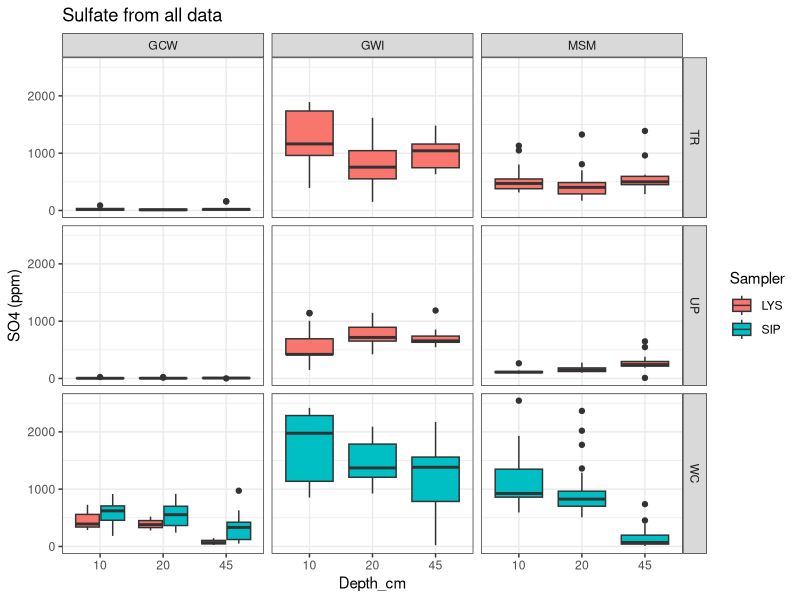
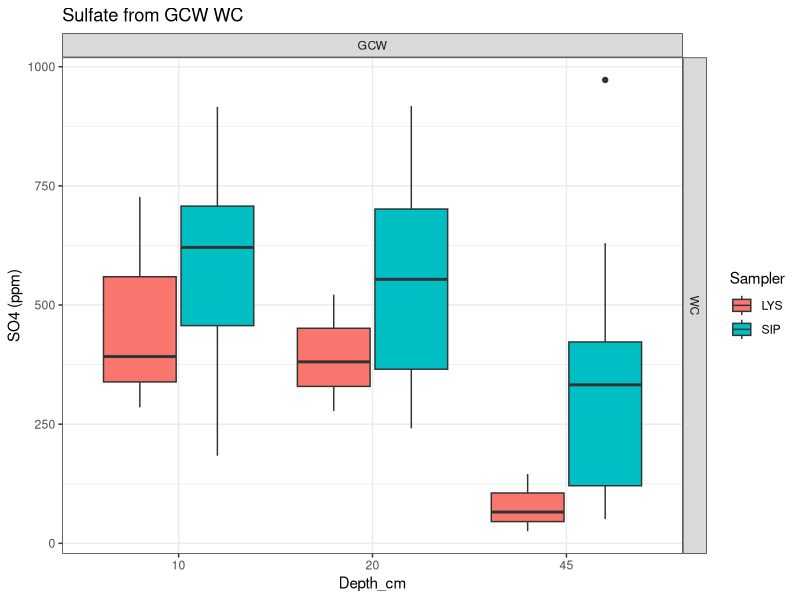
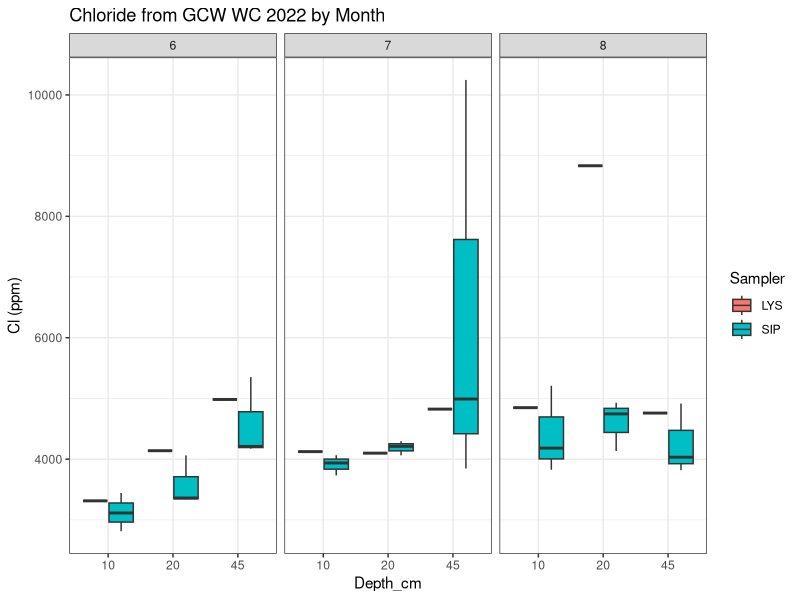
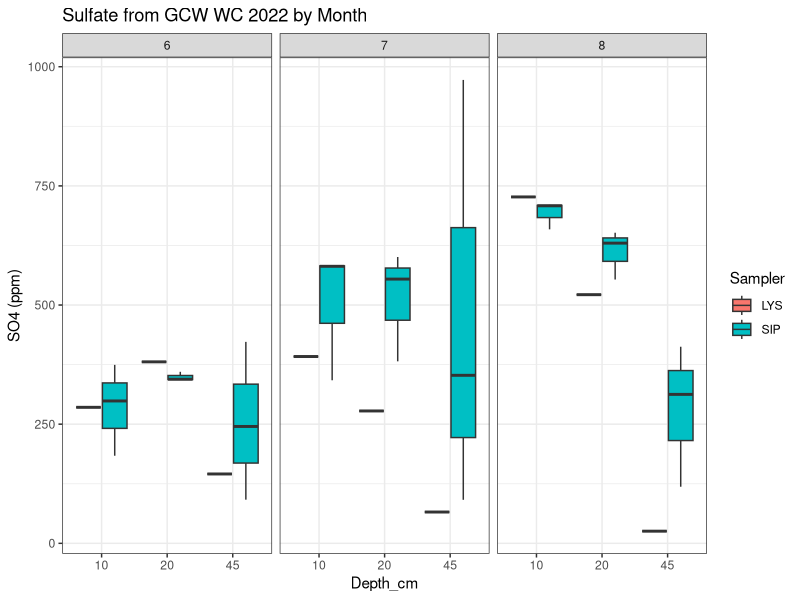
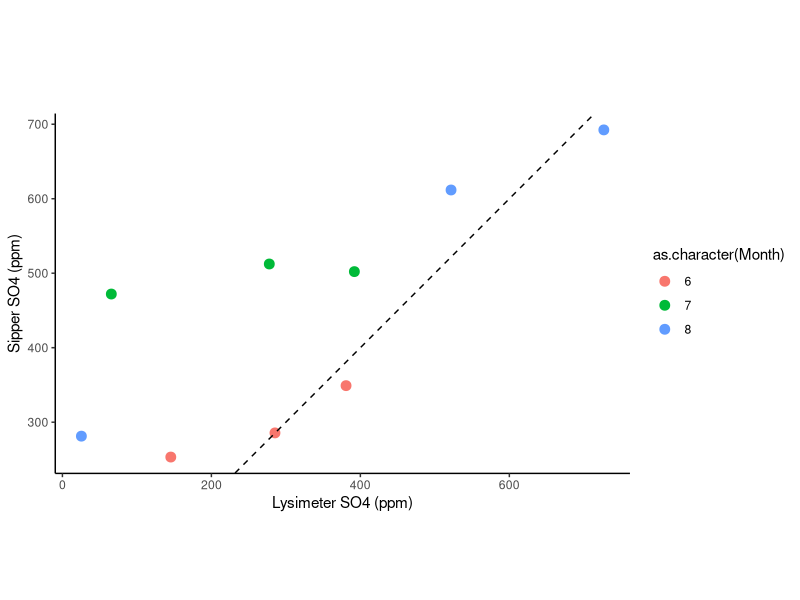
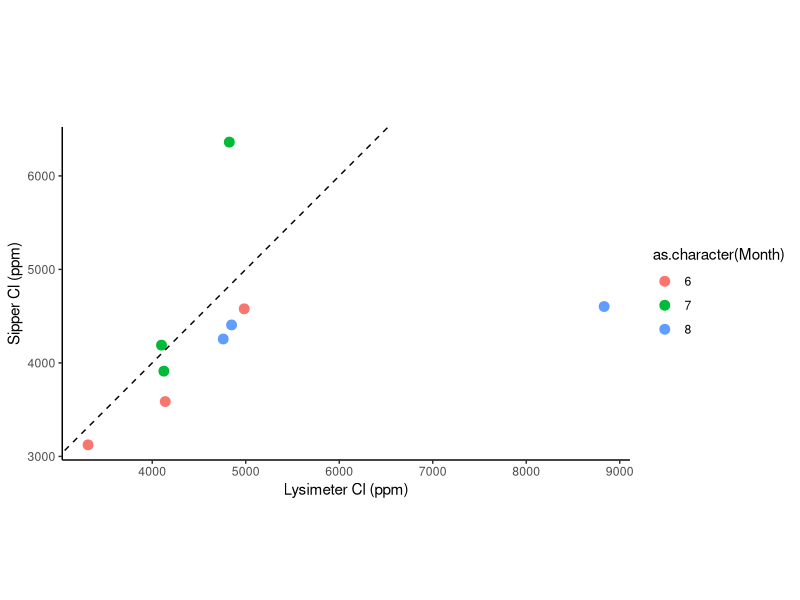

Generate these figures, in order, with R: (Note: this script raises an error after producing the figures.)
## ---- chunk 1
library(dplyr)
library(ggplot2)
library(ggpubr)
library(stringr)
library(readxl)
library(tidyr)
library(tibble)
library(lubridate)
## ---- chunk 2

##Lysimeter Data
lys <- read.csv("../COMPASS_SynopticCB_AllData_AllYears.csv")
lys_2022 <- lys %>% 
  filter(str_detect(Sample_ID, "2022")) %>% 
  mutate(Replicate = paste0("LYS", Lysimeter)) %>% 
  select(-Lysimeter) %>% 
  filter(Zone != "SW")
colnames(lys_2022)

##Sipper Data
sip_2022 <- read.csv("COMPASS_SynopticCB_Sipper_Data.csv")
colnames(sip_2022)

all_2022 <- bind_rows(lys_2022, sip_2022)

##Add labels for sampler types
all_data_long <- all_2022 %>%  
  mutate(Sampler = substring(Replicate, 1, 3),
         Replicate = substring(Replicate, 4, nchar(Replicate))) %>%  
  mutate(Depth_cm = as.character(Depth_cm), 
         Month = as.character(Month))

## ---- chunk 3

boxplot_SO4_all <- ggplot(all_data_long, aes(x = Depth_cm, y = SO4_ppm, fill = Sampler)) +
  geom_boxplot(position = position_dodge(width = 0.8)) +
  facet_grid(Zone ~ Site) +
  labs(y = "SO4 (ppm)", fill = "Sampler", title = "Sulfate from all data") +
  theme_bw()

boxplot_SO4_all

##Subset for only site and zone that overlap
df_sub <- subset(all_data_long, Site == "GCW" & Zone == "WC")

boxplot_SO4_GCW_WC <- ggplot(df_sub, aes(x = Depth_cm, y = SO4_ppm, fill = Sampler)) +
  geom_boxplot(position = position_dodge(width = 0.8)) +
  facet_grid(Zone ~ Site) +
  labs(y = "SO4 (ppm)", fill = "Sampler", title = "Sulfate from GCW WC") +
  theme_bw()

boxplot_SO4_GCW_WC

##Subset for only dates that overlap
dates <- c("202206","202207", "202208") 
df_sub <- all_data_long %>% 
  filter(Site == "GCW" & Zone == "WC" & Month == "6" | Site == "GCW" & Zone == "WC" & Month == "7"| Site == "GCW" & Zone == "WC" & Month == "8")

boxplot_Cl <- ggplot(df_sub, aes(x = Depth_cm, y = Cl_ppm, fill = Sampler)) +
  geom_boxplot(position = position_dodge(width = 0.8)) +
  facet_wrap(~ Month) +
  labs(y = "Cl (ppm)", fill = "Sampler", title = "Chloride from GCW WC 2022 by Month") +
  theme_bw()

boxplot_Cl

boxplot_SO4 <- ggplot(df_sub, aes(x = Depth_cm, y = SO4_ppm, fill = Sampler)) +
  geom_boxplot(position = position_dodge(width = 0.8)) +
  facet_wrap(~ Month) +
  labs(y = "SO4 (ppm)", fill = "Sampler", title = "Sulfate from GCW WC 2022 by Month") +
  theme_bw()

boxplot_SO4

##Average by sampler type at each depth
df_avg <- df_sub %>% 
  group_by(Sampler, Month, Depth_cm) %>% 
  summarize(SO4_ppm_avg = mean(SO4_ppm, na.rm = TRUE), 
            Cl_ppm_avg = mean(Cl_ppm, na.rm = TRUE))

df_avg_lys <- df_avg %>% 
  filter(Sampler == "LYS") %>%
  rename_with(
    .cols = c(4:(ncol(.))),
    .fn = ~paste0("LYS_", .))  %>%
  ungroup(Sampler)%>%
  select(-Sampler)

df_avg_sip <- df_avg %>% 
  filter(Sampler == "SIP") %>%
  rename_with(
    .cols = c(4:(ncol(.))),
    .fn = ~paste0("SIP_", .)) %>%
  ungroup(Sampler) %>% 
  select(-Sampler)

df_avg1 <- df_avg_lys %>% 
  left_join(df_avg_sip)

##1:1 Plot
so4_scatter_plot <- ggplot(df_avg1, aes(x = LYS_SO4_ppm_avg, y = SIP_SO4_ppm_avg, color = as.character(Month))) +
  geom_point(size = 3) +
  geom_abline(slope = 1, intercept = 0, linetype = "dashed") +
  # coord_cartesian(xlim = combined_limits, ylim = combined_limits) +
  coord_fixed(ratio = 1) + 
  labs(
    x = "Lysimeter SO4 (ppm)",
    y = "Sipper SO4 (ppm)",
    title = ""
  ) + 
  theme_classic()

so4_scatter_plot

cl_scatter_plot <- ggplot(df_avg1, aes(x = LYS_Cl_ppm_avg, y = SIP_Cl_ppm_avg, color = as.character(Month))) +
  geom_point(size = 3) +
  geom_abline(slope = 1, intercept = 0, linetype = "dashed") +
  # coord_cartesian(xlim = combined_limits, ylim = combined_limits) +
  coord_fixed(ratio = 1) + 
  labs(
    x = "Lysimeter Cl (ppm)",
    y = "Sipper Cl (ppm)",
    title = ""
  ) + 
  theme_classic()

cl_scatter_plot
## ---- chunk 4
files <- list.files(path = "../Nutrients/Synoptic-CB/2022/Processed Data", pattern = "\\.csv$", full.names = TRUE)

# 3. Read and combine all CSVs
all_data <- files %>%
  lapply(read.csv, colClasses = "character") %>%    # or read.csv if you prefer base R
  bind_rows()             # combine into one data frame

all_data <- all_data %>%
  select("Date" ,"Site", "Zone" , "Replicate", "Depth", "Sample_Name",  "NH3_uM", "PO4_uM", "NOx_uM")

colnames(all_data)

all_data$NH3_uM <- as.numeric(all_data$NH3_uM)
all_data$PO4_uM <- as.numeric(all_data$PO4_uM)
all_data$NOx_uM <- as.numeric(all_data$NOx_uM)

##Fix sample IDs
all_data$Site <- gsub("GCerw", "GCW", all_data$Site)
all_data$Site <- gsub("Gcrew", "GCW", all_data$Site)
all_data$Site <- gsub("GCrew", "GCW", all_data$Site)

##Add labels for sampler types
all_data_long <- all_data %>%  
  mutate(Sampler = substring(Replicate, 1, 3),
         Replicate = substring(Replicate, 4, nchar(Replicate)))%>%  
  filter(Sampler %in% c("Lys", "Sip"))

## ---- chunk 5

boxplot_NH3_all <- ggplot(all_data_long, aes(x = Depth, y = NH3_uM, fill = Sampler)) +
  geom_boxplot(position = position_dodge(width = 0.8)) +
  facet_grid(Zone ~ Site) +
  labs(y = "NH3_uM (uM)", fill = "Sampler", title = "NH3_uM from all data") +
  theme_bw()

boxplot_NH3_all

##Subset for only site and zone that overlap
df_sub <- subset(all_data_long, Site == "GCW" & Zone == "WC")

boxplot_NH3_GCW_WC <- ggplot(df_sub, aes(x = Depth, y = NH3_uM, fill = Sampler)) +
  geom_boxplot(position = position_dodge(width = 0.8)) +
  facet_grid(Zone ~ Site + Date) +
  labs(y = "NH3 (uM)", fill = "Sampler", title = "NH3_uM from GCW WC") +
  theme_bw()

boxplot_NH3_GCW_WC

##Subset for only dates that overlap
dates <- c("202206","202207", "202208") 
df_sub <- subset(all_data_long, Site == "GCW" & Zone == "WC" & Date %in% dates)
# str(df_sub)

boxplot_NH3 <- ggplot(df_sub, aes(x = Depth, y = NH3_uM, fill = Sampler)) +
  geom_boxplot(position = position_dodge(width = 0.8)) +
  facet_wrap(~ Date) +
  labs(y = "NH3 (uM)", fill = "Sampler", title = "NH3 from GCW WC 2022") +
  theme_bw()

boxplot_NH3

boxplot_SO4 <- ggplot(df_sub, aes(x = Depth, y = SO4_ppm, fill = Sampler)) +
  geom_boxplot(position = position_dodge(width = 0.8)) +
  facet_wrap(~ Date) +
  labs(y = "SO4 (ppm)", fill = "Sampler", title = "Sulfate from GCW WC 2022") +
  theme_bw()

boxplot_SO4

# Save as a PNG
png("Lysimeter_vs_Sipper_Cl.png", width = 2000, height = 1200, res = 200) 
print(boxplot_Cl)  # For ggplot objects, use print()
dev.off() 

# Save as a PNG
png("Lysimeter_vs_Sipper_SO4.png", width = 2000, height = 1200, res = 200) 
print(boxplot_SO4)  # For ggplot objects, use print()
dev.off() 

## ---- chunk 6

data_abbrev <- data_plotting %>% 
  dplyr::select(Acid_state_1, FE_2_mean, FE_3_mean, FE_tot_mean, new_ID) %>% 
  filter(Acid_state_1 != "No Acid")

# head(data_abbrev)


##Reshape Data
df_long <- data_abbrev %>%
  dplyr::select(new_ID, Acid_state_1, FE_2_mean, FE_3_mean, FE_tot_mean) %>%
  pivot_longer(
    cols = c(FE_2_mean, FE_3_mean, FE_tot_mean),
    names_to = "Fe_type",
    values_to = "value"
  )

df_wide <- df_long %>%
  pivot_wider(
    names_from = Acid_state_1,
    values_from = value
  )

##Select only Total FE Data
df_Fe_tot <- df_wide %>% 
    filter(Fe_type == "FE_tot_mean")

##Plot Total FE Data
scatter_Fetot_plot <- ggplot(df_Fe_tot, aes(x = `Acidified in Field`, y = `Acidified Later in Lab`)) +
  geom_point(size = 3) +
  geom_abline(slope = 1, intercept = 0, linetype = "dashed") +
  # coord_cartesian(xlim = combined_limits, ylim = combined_limits) +
  coord_fixed(ratio = 1) + 
  labs(
    x = "Acidified in Field",
    y = "Acidified Later in Lab",
    title = "Total Fe Measurements"
  ) + 
  theme_classic()

scatter_Fetot_plot


##Select only TEMPEST Data
df_TMP <- df_Fe_tot %>% 
    filter(str_detect(new_ID, "TMP"))

#Plot TEMPEST Fe Data: 
scatter_Fe_plot_TMP <- ggplot(df_TMP, aes(x = `Acidified in Field`, y = `Acidified Later in Lab`)) +
  geom_point(size = 3) +
  geom_abline(slope = 1, intercept = 0, linetype = "dashed") +
  # coord_cartesian(xlim = combined_limits, ylim = combined_limits) +
  coord_fixed(ratio = 1) + 
  labs(
    x = "Acidified in Field",
    y = "Acidified Later in Lab",
    title = "TMP Total Fe Measurements"
  ) + 
  theme_classic()

scatter_Fe_plot_TMP


## ---- chunk 7
##Only Sip Samples
all_data_sip <- all_data %>%  
  filter(str_detect(Replicate, "Sip"))%>%  
  rename(
    Replicate_sip = Replicate, 
    Sample_ID_sip = Sample_ID, 
    SO4_ppm_sip = SO4_ppm, 
    Cl_ppm_sip = Cl_ppm, 
    SO4_mM_sip = SO4_mM, 
    Cl_mM_sip = Cl_mM, 
    salinity_sip = salinity
  )%>%  
  mutate(Replicate_sip = gsub("Sip", "", Replicate_sip))

##Only Lys Samples
all_data_lys <- all_data %>%  
  filter(str_detect(Replicate, "Lys"))%>%  
  rename(
    Replicate_lys = Replicate, 
    Sample_ID_lys = Sample_ID, 
    SO4_ppm_lys = SO4_ppm, 
    Cl_ppm_lys = Cl_ppm, 
    SO4_mM_lys = SO4_mM, 
    Cl_mM_lys = Cl_mM, 
    salinity_lys = salinity
  )%>%  
  mutate(Replicate_lys = gsub("Lys", "", Replicate_lys))

##Merge Datasets by Date, Site, Depth, and Zone
all_data_combined <- merge(all_data_lys, all_data_sip, by = c("Date", "Site", "Depth", "Zone"))
## ---- chunk 8
##Metrics for each site, zone, depth for each year
summary_by_year_sip <- all_data_sip %>%
  group_by(Date, Site, Zone, Depth) %>%
   reframe(
     min_Cl_mM  = min(Cl_mM_sip , na.rm=TRUE),
     max_Cl_mM  = max(Cl_mM_sip , na.rm=TRUE), 
     mean_Cl_mM  = mean(Cl_mM_sip , na.rm=TRUE), 
     sd_Cl_mM  = sd(Cl_mM_sip , na.rm=TRUE), 

     min_SO4_mM  = min(SO4_mM_sip , na.rm=TRUE),
     max_SO4_mM  = max(SO4_mM_sip , na.rm=TRUE), 
     mean_SO4_mM  = mean(SO4_mM_sip , na.rm=TRUE), 
     sd_SO4_mM  = sd(SO4_mM_sip , na.rm=TRUE)) %>%
  mutate(across(where(is.numeric), round, digits = 4))  %>%
  mutate(Type = "Sip") 

summary_by_year_lys <- all_data_lys %>%
  group_by(Date, Site, Zone, Depth) %>%
   reframe(
     min_Cl_mM  = min(Cl_mM_lys , na.rm=TRUE),
     max_Cl_mM  = max(Cl_mM_lys , na.rm=TRUE), 
     mean_Cl_mM  = mean(Cl_mM_lys , na.rm=TRUE), 
     sd_Cl_mM  = sd(Cl_mM_lys , na.rm=TRUE), 

     min_SO4_mM  = min(SO4_mM_lys , na.rm=TRUE),
     max_SO4_mM  = max(SO4_mM_lys , na.rm=TRUE), 
     mean_SO4_mM  = mean(SO4_mM_lys , na.rm=TRUE), 
     sd_SO4_mM  = sd(SO4_mM_lys , na.rm=TRUE)) %>%
  mutate(across(where(is.numeric), round, digits = 4)) %>%
  mutate(Type = "Lys") 

##Merge Datasets by Date, Site, Depth, and Zone
summary_by_year_combined <- bind_rows(summary_by_year_sip, summary_by_year_lys)

##Convert Collection Date into Date format
summary_by_year_combined$Date <- as.character(summary_by_year_combined$Date)
# Append '01' for the first day of the month and convert
summary_by_year_combined$Date_formatted <- as.Date(paste0(summary_by_year_combined$Date, "01"), format = "%Y%m%d")

# ##Extract Year and month from Collection Date
# raw_dat$Year <- format(raw_dat$Collection_Date_formatted, format = "%Y")
# raw_dat$Month <- format(raw_dat$Collection_Date_formatted, format = "%m")
# raw_dat$Day <- format(raw_dat$Collection_Date_formatted, format = "%d")


## ---- chunk 9

##Summarize SO4 and Cl by Date and Zone
# Dionex_avg <- data_plotting %>%
#   group_by(Collection_Date_formatted, Zone_1) %>%
#    dplyr::summarize(mean_SO4 = mean(SO4_ppm, na.rm=TRUE),
#             sd_SO4 = sd(SO4_ppm, na.rm=TRUE),
#             mean_Cl = mean(Cl_ppm, na.rm=TRUE),
#             sd_Cl = sd(Cl_ppm, na.rm=TRUE))

# Define the specific date breaks you want to display
specific_breaks <- as.Date(c("2024-01-01", "2025-01-01"))

viz_cl_plot_avgs <- ggplot(summary_by_year_combined, aes(x = Date_formatted, y = mean_Cl_mM, color = Type)) +
  geom_point(size = 3) + 
  geom_errorbar(aes(ymin = mean_Cl_mM - sd_Cl_mM, ymax = mean_Cl_mM + sd_Cl_mM), width = 0.2) + 
  geom_line() + 
  facet_wrap( Site ~ Zone, scales="free_y") +
  # scale_color_manual(values = c(
  #   "Control" = "springgreen2",
  #   "Freshwater" = "cyan2",
  #   "Saltwater" = "violetred2"
  # )) +
  theme_classic() +
  labs(x = "Date", y = "Chloride (ppm)", title = "Samples: Chloride") +
  theme(
    panel.spacing = unit(0.5, "lines"), 
    panel.border = element_rect(color = "black", fill = NA, linewidth = 1)) +
  # theme(axis.text.x = element_text(angle = 90, hjust = 0.5))+ 
  theme(text = element_text(size = 30))+
  scale_x_date(date_labels = "%b %Y", date_breaks = "1 month") + # Format x-axis labels
  theme(axis.ticks.x = element_line(linewidth = 1))+
  theme(axis.ticks.length.x = unit(0.25, "cm"))+ 
  theme(legend.position = "none")+ 
  theme(axis.text.x = element_text(angle = 45, hjust = 1))

viz_cl_plot_avgs


viz_so4_plot_avgs <- ggplot(Dionex_avg, aes(x = Collection_Date_formatted, y = mean_SO4, color = Zone_1)) +
  geom_point(size = 3) + 
  geom_errorbar(aes(ymin = mean_SO4 - sd_SO4, ymax = mean_SO4 + sd_SO4), width = 0.2) + 
  geom_line() + 
  facet_wrap( ~ Zone_1, scales="free_y", ncol = 1) +
  scale_color_manual(values = c(
    "Control" = "springgreen2",
    "Freshwater" = "cyan2",
    "Saltwater" = "violetred2"
  )) +
  theme_classic() +
  labs(x = "Date", y = "Sulfate (ppm)", title = "Samples: Sulfate") +
  theme(
    panel.spacing = unit(0.5, "lines"), 
    panel.border = element_rect(color = "black", fill = NA, linewidth = 1)) +
  # theme(axis.text.x = element_text(angle = 90, hjust = 0.5))+ 
  theme(text = element_text(size = 30))+
  scale_x_date(date_labels = "%b %Y", date_breaks = "1 month") + # Format x-axis labels
  theme(axis.ticks.x = element_line(linewidth = 1))+
  theme(axis.ticks.length.x = unit(0.25, "cm"))+ 
  theme(legend.position = "none")+ 
  theme(axis.text.x = element_text(angle = 45, hjust = 1))

viz_so4_plot_avgs

# ggarrange(viz_cl_plot_avgs, viz_so4_plot_avgs, nrow=1, ncol=2)

## ---- chunk 10
##Want boxplot of Sip vs Lys data for same Date, Site, Depth, and Zone
##Looks like only comparisons possible for GCW WC for different dates and depths
##Need to make date actual date value and maybe facet by depth? 

summary_by_year_combined_GCW <- subset(summary_by_year_combined, Site == "GCW")
summary_by_year_combined_GCW_WC <- subset(summary_by_year_combined_GCW, Zone == "WC")


##Summarize SO4 and Cl by Date, Site, and Zone
viz_cl_boxplot <- ggplot(summary_by_year_combined_GCW_WC, aes(x = Depth, y = mean_Cl_mM, fill = Type)) +
  geom_boxplot() + 
  facet_grid( Site ~ Date ) +
  scale_x_discrete(drop = TRUE) +
  theme_classic() +
  labs(x = " ", y = "Chloride (mM)", title = "Synoptic CB Porewater: Chloride") +
  theme(
    panel.spacing = unit(0.5, "lines"), 
    panel.border = element_rect(color = "black", fill = NA, linewidth = 1)) +
  theme(axis.text.x = element_text(angle = 45, vjust = 1, hjust = 1))+ 
  theme(text = element_text(size = 30))+
  theme(axis.ticks.x = element_line(linewidth = 1))+
  theme(axis.ticks.length.x = unit(0.25, "cm"))

viz_cl_boxplot


viz_so4_boxplot <- ggplot(all_dat_dates, aes(x = Zone_1, y = SO4_mM, fill = Zone_1, group = Zone_1)) +
  geom_boxplot() +
  facet_grid( ~ Site, scales = "free_x") +
  scale_x_discrete(drop = TRUE) +
  scale_fill_manual(values = c(
    "Upland" = "#20063B",
    "Transition" = "#FFBC42",
    "Swamp" = "darkgrey",
    "Wetland" = "#419973",
    "Surface Water" = "#25ABE6"
  ), labels = c("Upland", "Swamp", "Transition", "Wetland", "Surface Water")) +
  theme_classic() +
  labs(x = " ", y = "Sulfate (mM)", title = "Samples: Sulfate") +
  theme(
    panel.spacing = unit(0.5, "lines"), 
    panel.border = element_rect(color = "black", fill = NA, linewidth = 1)) +
  theme(axis.text.x = element_text(angle = 45, vjust = 1, hjust = 1))+ 
  theme(text = element_text(size = 30))+
  theme(axis.ticks.x = element_line(linewidth = 1))+
  theme(axis.ticks.length.x = unit(0.25, "cm"))+ 
  #scale_x_discrete(labels = c("Upland", "Swamp", "Transition", "Wetland", "Surface Water"))+ 
  theme(legend.position = "none")

viz_so4_boxplot

# ggarrange(viz_cl_boxplot, viz_so4_boxplot, nrow=2, ncol=1)

# Save as a PNG
png("COMPASS_SynopticCB_Cl_alldata.png", width = 2000, height = 1200, res = 100) 
print(viz_cl_boxplot)  # For ggplot objects, use print()
dev.off() 

# Save as a PNG
png("COMPASS_SynopticCB_SO4_alldata.png", width = 2000, height = 1200, res = 100) 
print(viz_so4_boxplot)  # For ggplot objects, use print()
dev.off() 

## ---- chunk 11
# Summary stats for Sip only
sip_sum <- df_sub %>%
  filter(Sampler == "Sip") %>%
  group_by(Depth, Date) %>%
  summarise(
    mean = mean(SO4_ppm, na.rm = TRUE),
    sd = sd(SO4_ppm, na.rm = TRUE),
    .groups = "drop"
  )


##Plot: raw data + Sip mean ± SD + Lys points
ggplot() +
  geom_jitter(
    data = subset(df_sub, Sampler == "Sip"),
    aes(x = Depth, y = SO4_ppm, color = Sampler),
    width = 0.15,
    size = 3
  ) +

  #Sip mean ± SD
  geom_errorbar(
    data = sip_sum,
    aes(x = Depth, ymin = mean - sd, ymax = mean + sd),
    width = 0.2
  ) + 

  geom_point(
    data = sip_sum,
    aes(x = Depth, y = mean),
    size = 4,
    shape = 21,
    fill = "steelblue"
  ) +

  # Lys single points
  geom_point(
    data = subset(df_sub, Sampler == "Lys"),
    aes(x = Depth, y = SO4_ppm, shape = Sampler),
    shape = 24,
    size = 3,
    fill = "white",
    color = "black"
  ) +

  labs(
    x = "Depth",
    y = "Sulfate (ppm)",
    title = "Sulfate concentration by sampler and depth",
    subtitle = "Sip shown as replicates and mean ± SD; Lys shown as single samples"
  ) +

  theme_bw() + 
  
  facet_wrap(~Date) + 
  
  labs(
  color = "Sampler type",
  shape = "Sampler type")


## ---- chunk 12

head(merged_data)

final_data <- merged_data %>%
  rename(
    Time = Time..24hr.,
    Time_Zone = Time.Zone_EDT.EST,
    Field_notes = Field.Notes, 
    SO4_mM = SO4_Conc_mM, 
    Cl_mM = Cl_Conc_mM
    # add more rename pairs as needed
  ) %>%
  select(
    Project, Region, Site, Zone, Replicate, Depth_cm, 
         Sample_ID, Year, Month, Day, Time, Time_Zone,
         SO4_ppm, SO4_mM, SO4_Conc_flag, SO4_QAQC_flag, Cl_ppm, Cl_mM, Cl_Conc_flag, Cl_QAQC_flag, salinity,
         Analysis_rundate,  Run_notes, Field_notes
        # list columns in the order you want them
  )

head(final_data)

write.csv(final_data, "COMPASS_SynopticCB_SO4_Cl_2022.csv")
